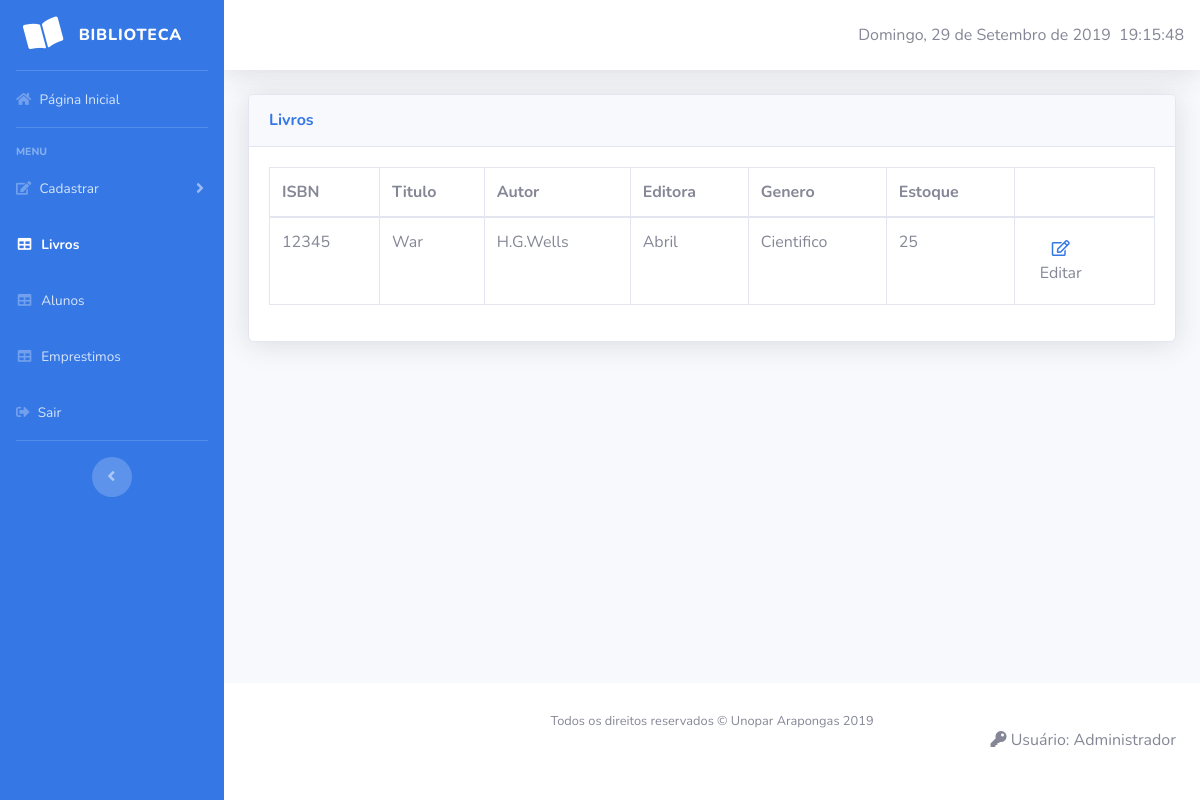
Screenshot of /view/interface_rel_livro.php (signed in) with the database file from the repository.
### tables this page shows
CREATE TABLE `livros` (
  `id_livro` int(5) NOT NULL,
  `isbn` varchar(20) NOT NULL,
  `titulo_livro` varchar(50) NOT NULL,
  `id_autor` int(5) NOT NULL,
  `id_editora` int(5) NOT NULL,
  `id_genero` int(5) NOT NULL,
  `qtd_disponivel` int(5) NOT NULL
);

CREATE TABLE `autor` (
  `id_autor` int(5) NOT NULL,
  `nome_autor` varchar(20) NOT NULL
);

CREATE TABLE `editora` (
  `id_editora` int(5) NOT NULL,
  `nome_editora` varchar(25) NOT NULL
);

CREATE TABLE `genero` (
  `id_genero` int(5) NOT NULL,
  `desc_genero` varchar(20) NOT NULL
);

### view/interface_rel_livro.php (the view, shortened to what this page needs)
<?php include "../control/conexao_banco.php"; ?>
<!DOCTYPE html>
<html lang="pt-BR">
<head>
    <link href="../vendor/fontawesome-free/css/all.min.css" rel="stylesheet" type="text/css">
    <link href="../css/sb-admin-2.min.css" rel="stylesheet">
    <link href="../vendor/datatables/dataTables.bootstrap4.min.css" rel="stylesheet">
</head>
<body id="page-top">
    <div id="wrapper">
        <ul class="navbar-nav sidebar sidebar-dark accordion" id="accordionSidebar" style="background-color: #3578E5">
            <a class="sidebar-brand d-flex align-items-center justify-content-center" href="../home.php">
                <div class="sidebar-brand-icon rotate-n-15">
                    <i class="fas fa-book-open"></i>
                </div>
                <div class="sidebar-brand-text mx-3">Biblioteca</div>
            </a>
            <hr class="sidebar-divider my-0">
            <li class="nav-item">
                <a class="nav-link" href="../home.php">
                    <i class="fas fa-home"></i>
                    <span>Página Inicial</span></a>
            </li>
            <hr class="sidebar-divider">
            <div class="sidebar-heading">
                Menu
            </div>
            <li class="nav-item">
                <a class="nav-link collapsed" href="#" data-toggle="collapse" data-target="#collapseTwo"
                    aria-expanded="true" aria-controls="collapseTwo">
                    <i class="fas fa-edit"></i>
                    <span>Cadastrar</span>
                </a>
            </li>
            <li class="nav-item active">
                <a class="nav-link" href="../view/interface_rel_livro.php">
                    <i class="fas fa-fw fa-table"></i>
                    <span>Livros</span></a>
            </li>
            <li class="nav-item">
                <a class="nav-link" href="../view/interface_rel_aluno.php">
                    <i class="fas fa-fw fa-table"></i>
                    <span>Alunos</span></a>
            </li>
            <li class="nav-item">
                <a class="nav-link" href="../view/interface_rel_emprestimo.php">
                    <i class="fas fa-fw fa-table"></i>
                    <span>Emprestimos</span></a>
            </li>
            <li class="nav-item">
                <a class="nav-link" href="../sair.php">
                    <i class="fas fa-sign-out-alt"></i>
                    <span>Sair</span></a>
            </li>
            <hr class="sidebar-divider d-none d-md-block">
            <div class="text-center d-none d-md-inline">
                <button class="rounded-circle border-0" id="sidebarToggle"></button>
            </div>
        </ul>
        <div id="content-wrapper" class="d-flex flex-column">
            <div id="content">
                <nav class="navbar navbar-expand navbar-light bg-white topbar mb-4 static-top shadow">
                    <div id="demo"></div>
                </nav>
                <div class="container-fluid">
                    <div class="card shadow mb-4">
                        <div class="card-header py-3">
                            <h6 class="m-0 font-weight-bold" style="color: #3578E5;">Livros</h6>
                        </div>
                        <div class="card-body">
                            <div class="table-responsive">
                                <table class="table table-bordered" id="dataTable" width="100%" cellspacing="0">
                                    <thead>
                                        <tr>
                                            <th>ISBN</th>
                                            <th>Titulo</th>
                                            <th>Autor</th>
                                            <th>Editora</th>
                                            <th>Genero</th>
                                            <th>Estoque</th>
                                            <th></th>
                                        </tr>
                                    </thead>
                                    <tbody>
                                        <?php
                                    $sql=mysqli_query($conexao, "SELECT * FROM livros JOIN genero ON livros.id_genero = genero.id_genero JOIN editora ON livros.id_editora = editora.id_editora JOIN autor ON livros.id_autor = autor.id_autor WHERE livros.id_livro <> 0");
                                    while($row = mysqli_fetch_array($sql)){ ?>
                                        <tr>
                                            <td><?php echo $row['isbn'];?></td>
                                            <td><?php echo $row['titulo_livro'];?></td>
                                            <td><?php echo $row['nome_autor'];?></td>
                                            <td><?php echo $row['nome_editora'];?></td>
                                            <td><?php echo $row['desc_genero'];?></td>
                                            <td class="edit" data-show="quantidade"><?php echo $row['qtd_disponivel'];?>
                                            </td>
                                            <td>
                                                <a href="#exampleModal<?php echo $row['id_livro'];?>"
                                                    data-toggle="modal">
                                                    <button class="btn" type="button" data-toggle="modal"
                                                        data-target="#exampleModal"><i class="far fa-edit"
                                                            style="color: #3578E5;"> </i><br> Editar</button>
                                                </a>
                                            </td>
                                        </tr>
                            </div>
                        </div>
                    </div>
                </div>
                <?php } ?>
            </div>
        </div>
    </div>
    <footer class="sticky-footer bg-white">
        <div class="container my-auto">
            <div class="copyright text-center my-auto">
                <span>Todos os direitos reservados &copy; Unopar Arapongas 2019</span>
            </div>
            <p class="text-right"> <i class="fas fa-key"></i> Usuário: <?php echo $_SESSION['usuarioNome']?></p>
        </div>
    </footer>
</body>
</html>

### rows the page displays
livros: isbn "12345", titulo_livro "War", id_autor.nome_autor "H.G.Wells", id_editora.nome_editora "Abril", id_genero.desc_genero "Cientifico", qtd_disponivel "25"

### other values shown
$_SESSION['usuarioNome'] "Administrador"
